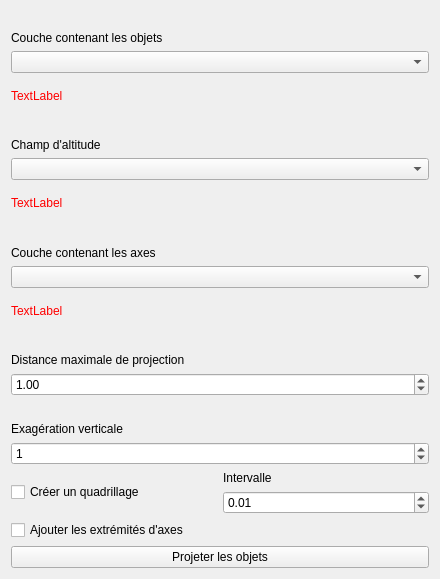
          <widget class="QWidget" name="object_projection">
           <property name="geometry">
            <rect>
             <x>0</x>
             <y>0</y>
             <width>440</width>
             <height>579</height>
            </rect>
           </property>
           <attribute name="label">
            <string>Projection des objets</string>
           </attribute>
           <layout class="QVBoxLayout" name="verticalLayout_15">
            <item>
             <widget class="QLabel" name="label_16">
              <property name="text">
               <string>Couche contenant les objets</string>
              </property>
              <property name="alignment">
               <set>Qt::AlignBottom|Qt::AlignLeading|Qt::AlignLeft</set>
              </property>
             </widget>
            </item>
            <item>
             <widget class="QComboBox" name="object_projection_objects_layer_comboBox">
              <property name="toolTip">
               <string>Sélectionnez la couche de points ou de polygones contenant les objets que vous souhaitez projeter</string>
              </property>
             </widget>
            </item>
            <item>
             <widget class="QLabel" name="object_projection_objects_layer_checkLabel">
              <property name="styleSheet">
               <string notr="true">color: red;</string>
              </property>
              <property name="text">
               <string>TextLabel</string>
              </property>
             </widget>
            </item>
            <item>
             <widget class="QLabel" name="label_17">
              <property name="text">
               <string>Champ d'altitude</string>
              </property>
              <property name="alignment">
               <set>Qt::AlignBottom|Qt::AlignLeading|Qt::AlignLeft</set>
              </property>
             </widget>
            </item>
            <item>
             <widget class="QComboBox" name="object_projection_altitude_field_comboBox">
              <property name="toolTip">
               <string>Sélectionnez le champ contenant l'altitude dans la couche d'objets</string>
              </property>
             </widget>
            </item>
            <item>
             <widget class="QLabel" name="object_projection_altitude_field_checkLabel">
              <property name="styleSheet">
               <string notr="true">color: red;</string>
              </property>
              <property name="text">
               <string>TextLabel</string>
              </property>
             </widget>
            </item>
            <item>
             <widget class="QLabel" name="label_18">
              <property name="text">
               <string>Couche contenant les axes</string>
              </property>
              <property name="alignment">
               <set>Qt::AlignBottom|Qt::AlignLeading|Qt::AlignLeft</set>
              </property>
             </widget>
            </item>
            <item>
             <widget class="QComboBox" name="object_projection_axis_layer_comboBox">
              <property name="toolTip">
               <string>Sélectionnez la couche de lignes contenant les axes de projection</string>
              </property>
             </widget>
            </item>
            <item>
             <widget class="QLabel" name="object_projection_axis_layer_checkLabel">
              <property name="styleSheet">
               <string notr="true">color: red;</string>
              </property>
              <property name="text">
               <string>TextLabel</string>
              </property>
             </widget>
            </item>
            <item>
             <widget class="QLabel" name="label_19">
              <property name="text">
               <string>Distance maximale de projection</string>
              </property>
              <property name="alignment">
               <set>Qt::AlignBottom|Qt::AlignLeading|Qt::AlignLeft</set>
              </property>
             </widget>
            </item>
            <item>
             <widget class="QDoubleSpinBox" name="object_projection_distance_doubleSpinBox">
              <property name="toolTip">
               <string>Entrez la distance maximale (en mètres) entre un axe et un objet pour que celui-ci soit projeté</string>
              </property>
              <property name="minimum">
               <double>0.010000000000000</double>
              </property>
              <property name="maximum">
               <double>10000.000000000000000</double>
              </property>
              <property name="singleStep">
               <double>0.010000000000000</double>
              </property>
              <property name="value">
               <double>1.000000000000000</double>
              </property>
             </widget>
            </item>
            <item>
             <widget class="QLabel" name="label_20">
              <property name="text">
               <string>Exagération verticale</string>
              </property>
              <property name="alignment">
               <set>Qt::AlignBottom|Qt::AlignLeading|Qt::AlignLeft</set>
              </property>
             </widget>
            </item>
            <item>
             <widget class="QSpinBox" name="object_projection_vertical_exaggeration_spinBox">
              <property name="toolTip">
               <string>Entrez le facteur d'exagération verticale</string>
              </property>
              <property name="value">
               <number>1</number>
              </property>
             </widget>
            </item>
            <item>
             <layout class="QHBoxLayout" name="horizontalLayout_5">
              <item>
               <widget class="QCheckBox" name="object_projection_grid_checkBox">
                <property name="toolTip">
                 <string>Créer un quadrillage autour des projections ?</string>
                </property>
                <property name="text">
                 <string>Créer un quadrillage</string>
                </property>
               </widget>
              </item>
              <item>
               <layout class="QVBoxLayout" name="verticalLayout_6">
                <item>
                 <widget class="QLabel" name="object_projection_grid_interval_label">
                  <property name="text">
                   <string>Intervalle</string>
                  </property>
                  <property name="alignment">
                   <set>Qt::AlignBottom|Qt::AlignLeading|Qt::AlignLeft</set>
                  </property>
                 </widget>
                </item>
                <item>
                 <widget class="QDoubleSpinBox" name="object_projection_grid_interval_doubleSpinBox">
                  <property name="toolTip">
                   <string>Entrez l'intervalle de précision pour la création du quadrillage</string>
                  </property>
                  <property name="minimum">
                   <double>0.000000000000000</double>
                  </property>
                  <property name="maximum">
                   <double>10000.000000000000000</double>
                  </property>
                  <property name="singleStep">
                   <double>0.010000000000000</double>
                  </property>
                  <property name="value">
                   <double>0.010000000000000</double>
                  </property>
                 </widget>
                </item>
               </layout>
              </item>
             </layout>
            </item>
            <item>
             <widget class="QCheckBox" name="object_projection_extremities_checkBox">
              <property name="toolTip">
               <string>Générer les points correspondant aux extrémités d'axes ?</string>
              </property>
              <property name="text">
               <string>Ajouter les extrémités d'axes</string>
              </property>
             </widget>
            </item>
            <item>
             <widget class="QPushButton" name="object_projection_pushButton">
              <property name="toolTip">
               <string>Lancez la projection des objets</string>
              </property>
              <property name="text">
               <string>Projeter les objets</string>
              </property>
             </widget>
            </item>
           </layout>
          </widget>
